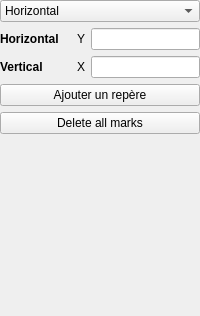
       <widget class="QWidget" name="configureMark">
        <attribute name="icon">
         <iconset resource="menu.qrc">
          <normaloff>:/icons/mark.png</normaloff>:/icons/mark.png</iconset>
        </attribute>
        <attribute name="title">
         <string/>
        </attribute>
        <attribute name="toolTip">
         <string>Repère</string>
        </attribute>
        <layout class="QGridLayout" name="gridLayout_5">
         <property name="leftMargin">
          <number>0</number>
         </property>
         <property name="topMargin">
          <number>0</number>
         </property>
         <property name="rightMargin">
          <number>0</number>
         </property>
         <property name="bottomMargin">
          <number>0</number>
         </property>
         <item row="1" column="0">
          <widget class="QLabel" name="mark_L_Horizontal">
           <property name="font">
            <font>
             <weight>75</weight>
             <bold>true</bold>
            </font>
           </property>
           <property name="text">
            <string>Horizontal</string>
           </property>
          </widget>
         </item>
         <item row="0" column="0" colspan="3">
          <widget class="QComboBox" name="mark_I_Orientation">
           <item>
            <property name="text">
             <string>Horizontal</string>
            </property>
           </item>
           <item>
            <property name="text">
             <string>Vertical</string>
            </property>
           </item>
          </widget>
         </item>
         <item row="2" column="1">
          <widget class="QLabel" name="mark_L_X">
           <property name="text">
            <string>X</string>
           </property>
           <property name="alignment">
            <set>Qt::AlignRight|Qt::AlignTrailing|Qt::AlignVCenter</set>
           </property>
          </widget>
         </item>
         <item row="2" column="0">
          <widget class="QLabel" name="mark_L_Vertical">
           <property name="font">
            <font>
             <weight>75</weight>
             <bold>true</bold>
            </font>
           </property>
           <property name="text">
            <string>Vertical</string>
           </property>
          </widget>
         </item>
         <item row="1" column="2">
          <widget class="QLineEdit" name="mark_I_Y"/>
         </item>
         <item row="2" column="2">
          <widget class="QLineEdit" name="mark_I_X"/>
         </item>
         <item row="3" column="0" colspan="3">
          <widget class="QPushButton" name="mark_B_Add">
           <property name="text">
            <string>Ajouter un repère</string>
           </property>
          </widget>
         </item>
         <item row="5" column="1">
          <spacer name="mark_PushUp">
           <property name="orientation">
            <enum>Qt::Vertical</enum>
           </property>
           <property name="sizeHint" stdset="0">
            <size>
             <width>20</width>
             <height>182</height>
            </size>
           </property>
          </spacer>
         </item>
         <item row="1" column="1">
          <widget class="QLabel" name="mark_L_Y">
           <property name="text">
            <string>Y</string>
           </property>
           <property name="alignment">
            <set>Qt::AlignRight|Qt::AlignTrailing|Qt::AlignVCenter</set>
           </property>
          </widget>
         </item>
         <item row="4" column="0" colspan="3">
          <widget class="QPushButton" name="mark_B_Delete">
           <property name="text">
            <string>Delete all marks</string>
           </property>
          </widget>
         </item>
        </layout>
       </widget>
